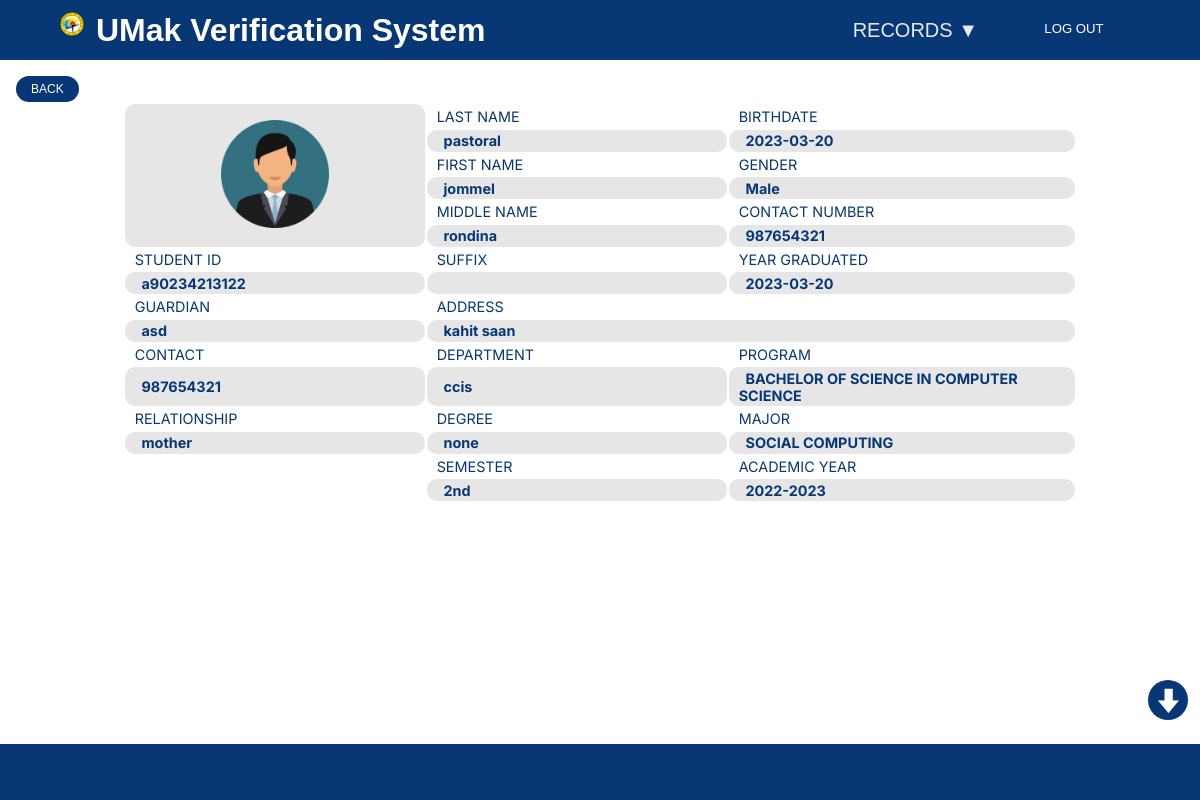
/viewstudentInfo.php, run on the app's committed database.
### tables this page shows
CREATE TABLE `student_data` (
  `id` int(250) NOT NULL,
  `student_id` varchar(20) NOT NULL,
  `student_lname` varchar(50) NOT NULL,
  `student_fname` varchar(50) NOT NULL,
  `student_mname` varchar(50) NOT NULL,
  `student_suffix` varchar(5) NOT NULL,
  `student_birthday` date NOT NULL,
  `student_address` varchar(250) NOT NULL,
  `student_contact` int(15) NOT NULL,
  `student_gender` varchar(11) NOT NULL,
  `date_graduated` date NOT NULL,
  `department` varchar(100) NOT NULL,
  `program` varchar(100) NOT NULL,
  `degree` varchar(250) NOT NULL,
  `semester` varchar(20) NOT NULL,
  `academic_year` varchar(11) NOT NULL,
  `major` varchar(50) NOT NULL,
  `guardian_name` varchar(50) NOT NULL,
  `guardian_contact` int(15) NOT NULL,
  `guardian_relationship` varchar(40) NOT NULL
);

### viewstudentInfo.php (the view, shortened to what this page needs)
<?php
include 'condb.php';
$validator = mysqli_query($conn, "SELECT * FROM validator") or die('query failed');
$row1 = $validator->fetch_assoc();
$student_id = $row1['validator'];
$select = mysqli_query($conn, "SELECT * FROM student_data WHERE id = '$student_id' ") or die('query failed');
if(mysqli_num_rows($select) > 0){
			while($row = mysqli_fetch_assoc($select)){
                $student_id = $row['student_id'];
                $lname = $row['student_lname'];
                $fname = $row['student_fname'];
                $mname = $row['student_mname'];
                $suffix = $row['student_suffix'];
                $birthday = $row['student_birthday'];
                $contact = $row['student_contact'];
                $address = $row['student_address'];
                $gender = $row['student_gender'];
                $dgrad = $row['date_graduated'];
                $department = $row['department'];
                $program = $row['program'];
                $degree = $row['degree'];
                $major = $row['major'];
                $semester = $row['semester'];
                $acadyear = $row['academic_year'];
                $gname = $row['guardian_name'];
                $relationship = $row['guardian_relationship'];
              }
}
?>
<!DOCTYPE html>
<html>
  <head>
    <link rel="stylesheet" href="css/studentInfo.css" />
  </head>
  <body>
    <div class="menu-bar">
      <div class="logoText">
        <img src="img/UMakLogo.png" alt="" class="umakLogo">
        <h1 class="logo">UMak Verification System</span></h1>
      </div>
      <ul>
        <li>
          <a href="records.php">RECORDS ▼</a>
        </li>
        <li>
          <form action="index.php" method="post">
            <button type="submit" name="logout" class="logout">LOG OUT</button>
          </form>
        </li>
      </ul>
    </div>
    <div class="container">
      <a href="records.php"><button class="back">BACK</button></a>
      <table>
        <tr>
          <td rowspan="7" class="icon2">
            <img src="img/userpic.png" class="usericon" />
          </td>
        </tr>
        <tr>
          <td>LAST NAME</td>
          <td>BIRTHDATE</td>
        </tr>
        <tr>
          <td><b>&nbsp&nbsp<?php echo $lname;?></b></td>
          <td><b>&nbsp&nbsp<?php echo $birthday;?></b></td>
        </tr>
        <tr>
          <td>FIRST NAME</td>
          <td>GENDER</td>
        </tr>
        <tr>
          <td><b>&nbsp&nbsp<?php echo $fname;?></b></td>
          <td><b>&nbsp&nbsp<?php echo $gender;?></b></td>
        </tr>
        <tr>
          <td>MIDDLE NAME</td>
          <td>CONTACT NUMBER</td>
        </tr>
        <tr>
          <td><b>&nbsp&nbsp<?php echo $mname;?></b></td>
          <td><b>&nbsp&nbsp<?php echo $contact;?></b></td>
        </tr>
        <tr>
          <td>STUDENT ID</td>
          <td>SUFFIX</td>
          <td>YEAR GRADUATED</td>
        </tr>
        <tr>
          <td><b>&nbsp&nbsp<?php echo $student_id;?></b></td>
          <td><b>&nbsp&nbsp<?php echo $suffix;?></b></td>
          <td><b>&nbsp&nbsp<?php echo $dgrad;?></b></td>
        </tr>
        <tr>
          <td>GUARDIAN</td>
          <td>ADDRESS</td>
          <td></td>
        </tr>
        <tr>
          <td><b>&nbsp&nbsp<?php echo $gname;?></b></td>
          <td colspan="2"><b>&nbsp&nbsp<?php echo $address;?></b></td>
        </tr>
        <tr>
          <td>CONTACT</td>
          <td>DEPARTMENT</td>
          <td>PROGRAM</td>
        </tr>
        <tr>
          <td><b>&nbsp&nbsp<?php echo $contact;?></b></td>
          <td><b>&nbsp&nbsp<?php echo $department;?></b></td>
          <td><b>&nbsp&nbsp<?php echo $program;?></b></td>
        </tr>
        <tr>
          <td>RELATIONSHIP</td>
          <td>DEGREE</td>
          <td>MAJOR</td>
        </tr>
        <tr>
          <td><b>&nbsp&nbsp<?php echo $relationship;?></b></td>
          <td><b>&nbsp&nbsp<?php echo $degree;?></b></td>
          <td><b>&nbsp&nbsp<?php echo $major;?></b></td>
        </tr>
        <tr>
          <td rowspan="2"></td>
          <td>SEMESTER</td>
          <td>ACADEMIC YEAR</td>
        </tr>
        <tr>
          <td><b>&nbsp&nbsp<?php echo $semester;?></b></td>
          <td><b>&nbsp&nbsp<?php echo $acadyear;?></b></td>
        </tr>
      </table>
        <div class="dlIcon">
        <img src="img/dlButton.png" alt="">
      </div>
    <footer></footer>
  </body>
</html>

### studentInfo.css (style rules this page uses)
:root { --color-primary: #0073ff; --color-white: #e9e9e9; --color-black: #141d28; --color-black-1: #212b38; }
* { margin: 0; padding: 0; box-sizing: border-box; }
body { font-family: sans-serif; }
h1 { color: white; }
.logoText { display: flex; }
.umakLogo { height: 2vw; margin-right: 1vw; }
.menu-bar { background-color: #073775; height: 60px; width: 100%; display: flex; justify-content: space-between; align-items: center; padding: 0 5%; position: relative; }
.menu-bar ul { list-style: none; display: flex; }
.menu-bar ul li { padding: 10px 30px; position: relative; }
.menu-bar ul li a { font-size: 20px; color: var(--color-white); text-decoration: none; transition: all 0.3s; }
.menu-bar li .logout { background-color: rgba(0, 0, 0, 0); font-size: 1.1vw; width: 6vw; color: white; border: none; cursor: pointer; }
.container { width: auto; height: 80vh; border-radius: 10px; margin: 0.5em; padding: 0.5em; }
.icon2 { width: 15vw; text-align: center; }
.usericon { width: 9vw; }
table { margin-left: auto; margin-right: auto; font-size: 1.2vw; color: #073775; font-family: "Inter"; }
td { padding: 0.25% 1%; min-width: 25vw; border-radius: 10px; }
tr:nth-child(odd) { background-color: #e6e6e6; }
.back { background-color: #073775; color: white; padding: 6px 15px; border-radius: 25px; font-size: 1vw; border: none; cursor: pointer; }
.dlIcon { position: absolute; bottom: 10%; right: 1vw; background-color: #073775; width: 5vh; height: 5vh; display: flex; border-radius: 25px; transition: all 0.3s ease; overflow: hidden; }
footer { position: fixed; left: 0; bottom: 0; height: 7%; width: 100%; background-color: #073775; }

### data on the page
student_data: student_lname "pastoral", student_birthday "2023-03-20", student_fname "jommel", student_gender "Male", student_mname "rondina", student_contact "987654321", student "a90234213122", date_graduated "2023-03-20", guardian_name "asd", student_address "kahit saan", department "ccis", program "BACHELOR OF SCIENCE IN COMPUTER SCIENCE", guardian_relationship "mother", degree "none", major "SOCIAL COMPUTING", semester "2nd", academic_year "2022-2023"
